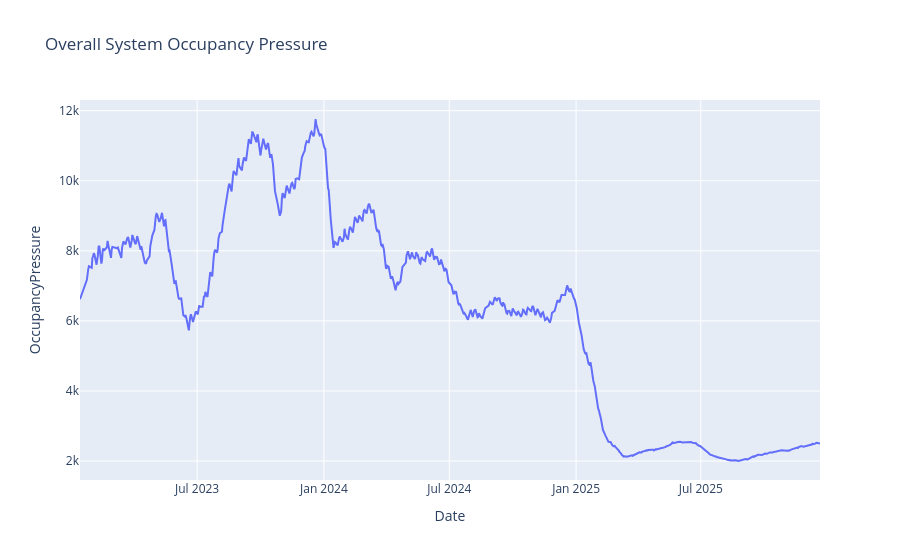

This figure's notebook cell:
### Code cell
fig = px.line(
    df,
    x="Date",
    y="OccupancyPressure",
    title="Overall System Occupancy Pressure"
)

fig.show()

### Figure 1 — Plotly figure (JSON) as saved in the notebook; plotly's stock layout.template omitted (floating-point values rounded to 4 significant figures; data arrays with more than 128 entries replaced by an {"elided": "..."} marker saying what was removed)
{"data": [{"hovertemplate": "Date=%{x}<br>OccupancyPressure=%{y}<extra></extra>", "legendgroup": "", "line": {"color": "#636efa", "dash": "solid"}, "marker": {"symbol": "circle"}, "mode": "lines", "name": "", "orientation": "v", "showlegend": false, "type": "scatter", "x": {"elided": "720 str values"}, "xaxis": "x", "y": {"elided": "720 int values"}, "yaxis": "y"}], "layout": {"legend": {"tracegroupgap": 0}, "title": {"text": "Overall System Occupancy Pressure"}, "xaxis": {"anchor": "y", "domain": [0, 1], "title": {"text": "Date"}}, "yaxis": {"anchor": "x", "domain": [0, 1], "title": {"text": "OccupancyPressure"}}}}
